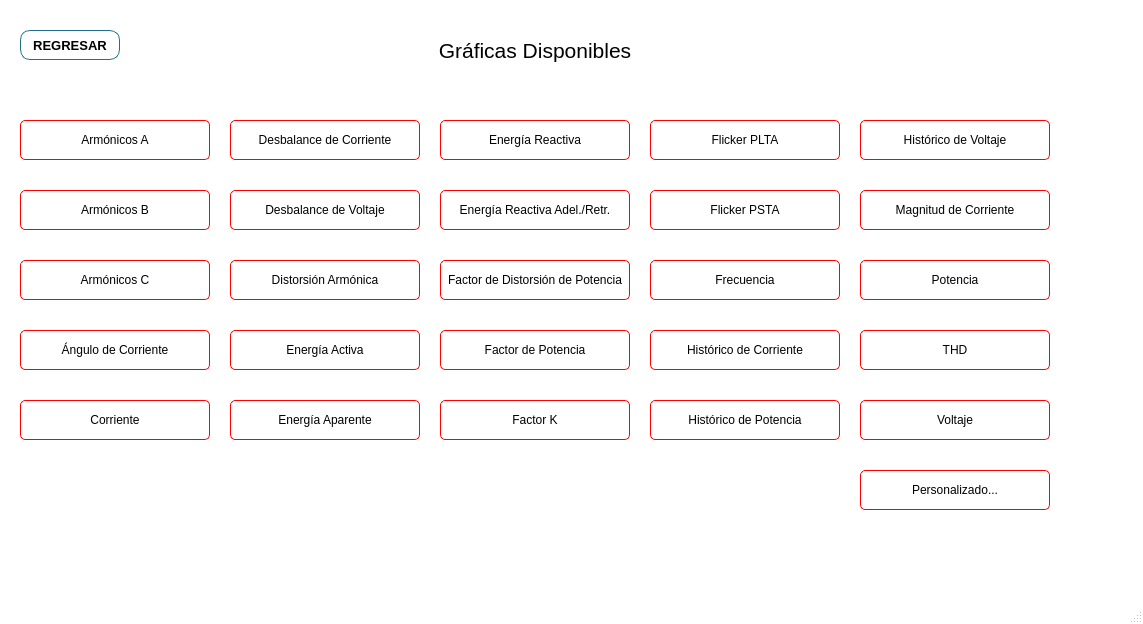
<?xml version="1.0" encoding="UTF-8"?>
<ui version="4.0">
 <class>graphics_menu</class>
 <widget class="QMainWindow" name="graphics_menu">
  <property name="geometry">
   <rect>
    <x>0</x>
    <y>0</y>
    <width>1143</width>
    <height>624</height>
   </rect>
  </property>
  <property name="cursor">
   <cursorShape>ArrowCursor</cursorShape>
  </property>
  <property name="windowTitle">
   <string>EPSOL Soluciones en Sistemas de Potencia y Energía SA de CV</string>
  </property>
  <property name="windowIcon">
   <iconset resource="Logo/Epsol_Logo.qrc">
    <normaloff>:/EPSOL_ICO/LogoEpsol.ico</normaloff>:/EPSOL_ICO/LogoEpsol.ico</iconset>
  </property>
  <property name="styleSheet">
   <string notr="true">QMainWindow{
						background-color: rgb(255,255,255);
						}

QPushButton{
							
							border-style: solid;
							border-width: 1px;
							border-color: rgb(0, 0, 0);
							color: rgb(0, 0, 0);
							border-radius: 5px;
   						    background-color: qlineargradient(spread:pad, x1:0.965909, y1:0, x2:1, y2:1, stop:0 													rgba(252, 252, 252, 255), stop:0.573864 rgba(226, 226, 226, 255));
    					}

QPushButton:hover {
   						background: qradialgradient(cx: 0.3, cy: -0.4, fx: 0.3, fy: -0.4, radius: 1.35, stop: 0 
                       #fff, stop: 1 #bbb  );
   								 }

QPushButton:pressed {
    border-style: inset;
    background: qradialgradient(
        cx: 0.4, cy: -0.1, fx: 0.4, fy: -0.1,
        radius: 1.35, stop: 0 #fff, stop: 1 #ddd
        );
    }

</string>
  </property>
  <property name="windowFilePath">
   <string/>
  </property>
  <widget class="QWidget" name="centralwidget">
   <widget class="QLabel" name="titte_label">
    <property name="geometry">
     <rect>
      <x>240</x>
      <y>20</y>
      <width>590</width>
      <height>60</height>
     </rect>
    </property>
    <property name="font">
     <font>
      <family>Arial</family>
      <pointsize>16</pointsize>
     </font>
    </property>
    <property name="text">
     <string>Gráficas Disponibles</string>
    </property>
    <property name="alignment">
     <set>Qt::AlignCenter</set>
    </property>
   </widget>
   <widget class="QPushButton" name="PF">
    <property name="enabled">
     <bool>false</bool>
    </property>
    <property name="geometry">
     <rect>
      <x>440</x>
      <y>330</y>
      <width>190</width>
      <height>40</height>
     </rect>
    </property>
    <property name="font">
     <font>
      <family>Arial</family>
     </font>
    </property>
    <property name="cursor">
     <cursorShape>PointingHandCursor</cursorShape>
    </property>
    <property name="toolTip">
     <string>Carga los archivos .csv</string>
    </property>
    <property name="styleSheet">
     <string notr="true">border-color: rgb(255, 0, 0);</string>
    </property>
    <property name="text">
     <string>Factor de Potencia</string>
    </property>
   </widget>
   <widget class="QPushButton" name="HRMA">
    <property name="enabled">
     <bool>false</bool>
    </property>
    <property name="geometry">
     <rect>
      <x>20</x>
      <y>120</y>
      <width>190</width>
      <height>40</height>
     </rect>
    </property>
    <property name="font">
     <font>
      <family>Arial</family>
     </font>
    </property>
    <property name="cursor">
     <cursorShape>PointingHandCursor</cursorShape>
    </property>
    <property name="toolTip">
     <string/>
    </property>
    <property name="styleSheet">
     <string notr="true">border-color: rgb(255, 0, 0);</string>
    </property>
    <property name="text">
     <string>Armónicos A</string>
    </property>
   </widget>
   <widget class="QPushButton" name="thd_button">
    <property name="enabled">
     <bool>false</bool>
    </property>
    <property name="geometry">
     <rect>
      <x>860</x>
      <y>330</y>
      <width>190</width>
      <height>40</height>
     </rect>
    </property>
    <property name="font">
     <font>
      <family>Arial</family>
     </font>
    </property>
    <property name="cursor">
     <cursorShape>PointingHandCursor</cursorShape>
    </property>
    <property name="toolTip">
     <string>Muestra las gráficas</string>
    </property>
    <property name="styleSheet">
     <string notr="true">border-color: rgb(255, 0, 0);</string>
    </property>
    <property name="text">
     <string>THD</string>
    </property>
   </widget>
   <widget class="QPushButton" name="W">
    <property name="enabled">
     <bool>false</bool>
    </property>
    <property name="geometry">
     <rect>
      <x>860</x>
      <y>260</y>
      <width>190</width>
      <height>40</height>
     </rect>
    </property>
    <property name="font">
     <font>
      <family>Arial</family>
     </font>
    </property>
    <property name="cursor">
     <cursorShape>PointingHandCursor</cursorShape>
    </property>
    <property name="toolTip">
     <string>Genera reporte en word</string>
    </property>
    <property name="styleSheet">
     <string notr="true">border-color: rgb(255, 0, 0);</string>
    </property>
    <property name="text">
     <string>Potencia</string>
    </property>
   </widget>
   <widget class="QLabel" name="logo_label">
    <property name="geometry">
     <rect>
      <x>60</x>
      <y>490</y>
      <width>161</width>
      <height>91</height>
     </rect>
    </property>
    <property name="styleSheet">
     <string notr="true">border-image: url(:/EPSOL/LogoEpsolCMYK.png);</string>
    </property>
    <property name="text">
     <string/>
    </property>
   </widget>
   <widget class="QPushButton" name="energy_W_button">
    <property name="enabled">
     <bool>false</bool>
    </property>
    <property name="geometry">
     <rect>
      <x>230</x>
      <y>330</y>
      <width>190</width>
      <height>40</height>
     </rect>
    </property>
    <property name="font">
     <font>
      <family>Arial</family>
     </font>
    </property>
    <property name="cursor">
     <cursorShape>PointingHandCursor</cursorShape>
    </property>
    <property name="toolTip">
     <string>Genera reporte en word</string>
    </property>
    <property name="styleSheet">
     <string notr="true">border-color: rgb(255, 0, 0);</string>
    </property>
    <property name="text">
     <string>Energía Activa</string>
    </property>
   </widget>
   <widget class="QPushButton" name="V">
    <property name="enabled">
     <bool>false</bool>
    </property>
    <property name="geometry">
     <rect>
      <x>860</x>
      <y>400</y>
      <width>190</width>
      <height>40</height>
     </rect>
    </property>
    <property name="font">
     <font>
      <family>Arial</family>
     </font>
    </property>
    <property name="cursor">
     <cursorShape>PointingHandCursor</cursorShape>
    </property>
    <property name="toolTip">
     <string>Genera reporte en word</string>
    </property>
    <property name="styleSheet">
     <string notr="true">border-color: rgb(255, 0, 0);
</string>
    </property>
    <property name="text">
     <string>Voltaje</string>
    </property>
   </widget>
   <widget class="QPushButton" name="I">
    <property name="enabled">
     <bool>false</bool>
    </property>
    <property name="geometry">
     <rect>
      <x>20</x>
      <y>400</y>
      <width>190</width>
      <height>40</height>
     </rect>
    </property>
    <property name="font">
     <font>
      <family>Arial</family>
     </font>
    </property>
    <property name="cursor">
     <cursorShape>PointingHandCursor</cursorShape>
    </property>
    <property name="toolTip">
     <string>Genera reporte en word</string>
    </property>
    <property name="styleSheet">
     <string notr="true">border-color: rgb(255, 0, 0);</string>
    </property>
    <property name="text">
     <string>Corriente</string>
    </property>
   </widget>
   <widget class="QPushButton" name="frecuency_button">
    <property name="enabled">
     <bool>false</bool>
    </property>
    <property name="geometry">
     <rect>
      <x>650</x>
      <y>260</y>
      <width>190</width>
      <height>40</height>
     </rect>
    </property>
    <property name="font">
     <font>
      <family>Arial</family>
     </font>
    </property>
    <property name="cursor">
     <cursorShape>PointingHandCursor</cursorShape>
    </property>
    <property name="toolTip">
     <string>Genera reporte en word</string>
    </property>
    <property name="styleSheet">
     <string notr="true">border-color: rgb(255, 0, 0);</string>
    </property>
    <property name="text">
     <string>Frecuencia</string>
    </property>
   </widget>
   <widget class="QPushButton" name="harmonic_distortion_button">
    <property name="enabled">
     <bool>false</bool>
    </property>
    <property name="geometry">
     <rect>
      <x>230</x>
      <y>260</y>
      <width>190</width>
      <height>40</height>
     </rect>
    </property>
    <property name="font">
     <font>
      <family>Arial</family>
     </font>
    </property>
    <property name="cursor">
     <cursorShape>PointingHandCursor</cursorShape>
    </property>
    <property name="toolTip">
     <string>Genera reporte en word</string>
    </property>
    <property name="styleSheet">
     <string notr="true">border-color: rgb(255, 0, 0);</string>
    </property>
    <property name="text">
     <string>Distorsión Armónica</string>
    </property>
   </widget>
   <widget class="QPushButton" name="k_factor_button">
    <property name="enabled">
     <bool>false</bool>
    </property>
    <property name="geometry">
     <rect>
      <x>440</x>
      <y>400</y>
      <width>190</width>
      <height>40</height>
     </rect>
    </property>
    <property name="font">
     <font>
      <family>Arial</family>
     </font>
    </property>
    <property name="cursor">
     <cursorShape>PointingHandCursor</cursorShape>
    </property>
    <property name="toolTip">
     <string>Genera reporte en word</string>
    </property>
    <property name="styleSheet">
     <string notr="true">border-color: rgb(255, 0, 0);</string>
    </property>
    <property name="text">
     <string>Factor K</string>
    </property>
   </widget>
   <widget class="QPushButton" name="potency_distortion_factor_button">
    <property name="enabled">
     <bool>false</bool>
    </property>
    <property name="geometry">
     <rect>
      <x>440</x>
      <y>260</y>
      <width>190</width>
      <height>40</height>
     </rect>
    </property>
    <property name="font">
     <font>
      <family>Arial</family>
     </font>
    </property>
    <property name="cursor">
     <cursorShape>PointingHandCursor</cursorShape>
    </property>
    <property name="toolTip">
     <string>Genera reporte en word</string>
    </property>
    <property name="styleSheet">
     <string notr="true">border-color: rgb(255, 0, 0);</string>
    </property>
    <property name="text">
     <string>Factor de Distorsión de Potencia</string>
    </property>
   </widget>
   <widget class="QPushButton" name="voltage_unbalance_button">
    <property name="enabled">
     <bool>false</bool>
    </property>
    <property name="geometry">
     <rect>
      <x>230</x>
      <y>190</y>
      <width>190</width>
      <height>40</height>
     </rect>
    </property>
    <property name="font">
     <font>
      <family>Arial</family>
     </font>
    </property>
    <property name="cursor">
     <cursorShape>PointingHandCursor</cursorShape>
    </property>
    <property name="toolTip">
     <string>Genera reporte en word</string>
    </property>
    <property name="styleSheet">
     <string notr="true">border-color: rgb(255, 0, 0);</string>
    </property>
    <property name="text">
     <string>Desbalance de Voltaje</string>
    </property>
   </widget>
   <widget class="QPushButton" name="I0_B">
    <property name="enabled">
     <bool>false</bool>
    </property>
    <property name="geometry">
     <rect>
      <x>230</x>
      <y>120</y>
      <width>190</width>
      <height>40</height>
     </rect>
    </property>
    <property name="font">
     <font>
      <family>Arial</family>
     </font>
    </property>
    <property name="cursor">
     <cursorShape>PointingHandCursor</cursorShape>
    </property>
    <property name="toolTip">
     <string>Genera reporte en word</string>
    </property>
    <property name="styleSheet">
     <string notr="true">border-color: rgb(255, 0, 0);</string>
    </property>
    <property name="text">
     <string>Desbalance de Corriente</string>
    </property>
   </widget>
   <widget class="QPushButton" name="PLTA">
    <property name="enabled">
     <bool>false</bool>
    </property>
    <property name="geometry">
     <rect>
      <x>650</x>
      <y>120</y>
      <width>190</width>
      <height>40</height>
     </rect>
    </property>
    <property name="font">
     <font>
      <family>Arial</family>
     </font>
    </property>
    <property name="cursor">
     <cursorShape>PointingHandCursor</cursorShape>
    </property>
    <property name="toolTip">
     <string>Genera reporte en word</string>
    </property>
    <property name="styleSheet">
     <string notr="true">border-color: rgb(255, 0, 0);</string>
    </property>
    <property name="text">
     <string>Flicker PLTA</string>
    </property>
   </widget>
   <widget class="QPushButton" name="current_magnitude_button">
    <property name="enabled">
     <bool>false</bool>
    </property>
    <property name="geometry">
     <rect>
      <x>860</x>
      <y>190</y>
      <width>190</width>
      <height>40</height>
     </rect>
    </property>
    <property name="font">
     <font>
      <family>Arial</family>
     </font>
    </property>
    <property name="cursor">
     <cursorShape>PointingHandCursor</cursorShape>
    </property>
    <property name="toolTip">
     <string>Genera reporte en word</string>
    </property>
    <property name="styleSheet">
     <string notr="true">border-color: rgb(255, 0, 0);</string>
    </property>
    <property name="text">
     <string>Magnitud de Corriente</string>
    </property>
   </widget>
   <widget class="QPushButton" name="current_angle_button">
    <property name="enabled">
     <bool>false</bool>
    </property>
    <property name="geometry">
     <rect>
      <x>20</x>
      <y>330</y>
      <width>190</width>
      <height>40</height>
     </rect>
    </property>
    <property name="font">
     <font>
      <family>Arial</family>
     </font>
    </property>
    <property name="cursor">
     <cursorShape>PointingHandCursor</cursorShape>
    </property>
    <property name="toolTip">
     <string>Genera reporte en word</string>
    </property>
    <property name="styleSheet">
     <string notr="true">border-color: rgb(255, 0, 0);</string>
    </property>
    <property name="text">
     <string>Ángulo de Corriente</string>
    </property>
   </widget>
   <widget class="QPushButton" name="potency_history_button">
    <property name="enabled">
     <bool>false</bool>
    </property>
    <property name="geometry">
     <rect>
      <x>650</x>
      <y>400</y>
      <width>190</width>
      <height>40</height>
     </rect>
    </property>
    <property name="font">
     <font>
      <family>Arial</family>
     </font>
    </property>
    <property name="cursor">
     <cursorShape>PointingHandCursor</cursorShape>
    </property>
    <property name="toolTip">
     <string>Genera reporte en word</string>
    </property>
    <property name="styleSheet">
     <string notr="true">border-color: rgb(255, 0, 0);</string>
    </property>
    <property name="text">
     <string>Histórico de Potencia</string>
    </property>
   </widget>
   <widget class="QPushButton" name="voltage_history_button">
    <property name="enabled">
     <bool>false</bool>
    </property>
    <property name="geometry">
     <rect>
      <x>860</x>
      <y>120</y>
      <width>190</width>
      <height>40</height>
     </rect>
    </property>
    <property name="font">
     <font>
      <family>Arial</family>
     </font>
    </property>
    <property name="cursor">
     <cursorShape>PointingHandCursor</cursorShape>
    </property>
    <property name="toolTip">
     <string>Genera reporte en word</string>
    </property>
    <property name="styleSheet">
     <string notr="true">border-color: rgb(255, 0, 0);
</string>
    </property>
    <property name="text">
     <string>Histórico de Voltaje</string>
    </property>
   </widget>
   <widget class="QPushButton" name="current_history_button">
    <property name="enabled">
     <bool>false</bool>
    </property>
    <property name="geometry">
     <rect>
      <x>650</x>
      <y>330</y>
      <width>190</width>
      <height>40</height>
     </rect>
    </property>
    <property name="font">
     <font>
      <family>Arial</family>
     </font>
    </property>
    <property name="cursor">
     <cursorShape>PointingHandCursor</cursorShape>
    </property>
    <property name="toolTip">
     <string>Genera reporte en word</string>
    </property>
    <property name="styleSheet">
     <string notr="true">border-color: rgb(255, 0, 0);</string>
    </property>
    <property name="text">
     <string>Histórico de Corriente</string>
    </property>
   </widget>
   <widget class="QPushButton" name="custom_button">
    <property name="enabled">
     <bool>false</bool>
    </property>
    <property name="geometry">
     <rect>
      <x>860</x>
      <y>470</y>
      <width>190</width>
      <height>40</height>
     </rect>
    </property>
    <property name="font">
     <font>
      <family>Arial</family>
     </font>
    </property>
    <property name="cursor">
     <cursorShape>PointingHandCursor</cursorShape>
    </property>
    <property name="toolTip">
     <string>Genera reporte en word</string>
    </property>
    <property name="styleSheet">
     <string notr="true">border-color: rgb(255, 0, 0);</string>
    </property>
    <property name="text">
     <string>Personalizado...</string>
    </property>
   </widget>
   <widget class="QPushButton" name="energy_U_button">
    <property name="enabled">
     <bool>false</bool>
    </property>
    <property name="geometry">
     <rect>
      <x>230</x>
      <y>400</y>
      <width>190</width>
      <height>40</height>
     </rect>
    </property>
    <property name="font">
     <font>
      <family>Arial</family>
     </font>
    </property>
    <property name="cursor">
     <cursorShape>PointingHandCursor</cursorShape>
    </property>
    <property name="toolTip">
     <string>Genera reporte en word</string>
    </property>
    <property name="styleSheet">
     <string notr="true">border-color: rgb(255, 0, 0);</string>
    </property>
    <property name="text">
     <string>Energía Aparente</string>
    </property>
   </widget>
   <widget class="QPushButton" name="energy_Q_button">
    <property name="enabled">
     <bool>false</bool>
    </property>
    <property name="geometry">
     <rect>
      <x>440</x>
      <y>120</y>
      <width>190</width>
      <height>40</height>
     </rect>
    </property>
    <property name="font">
     <font>
      <family>Arial</family>
     </font>
    </property>
    <property name="cursor">
     <cursorShape>PointingHandCursor</cursorShape>
    </property>
    <property name="toolTip">
     <string>Genera reporte en word</string>
    </property>
    <property name="styleSheet">
     <string notr="true">border-color: rgb(255, 0, 0);</string>
    </property>
    <property name="text">
     <string>Energía Reactiva</string>
    </property>
   </widget>
   <widget class="QPushButton" name="energy_VAR_button">
    <property name="enabled">
     <bool>false</bool>
    </property>
    <property name="geometry">
     <rect>
      <x>440</x>
      <y>190</y>
      <width>190</width>
      <height>40</height>
     </rect>
    </property>
    <property name="font">
     <font>
      <family>Arial</family>
     </font>
    </property>
    <property name="cursor">
     <cursorShape>PointingHandCursor</cursorShape>
    </property>
    <property name="toolTip">
     <string>Genera reporte en word</string>
    </property>
    <property name="styleSheet">
     <string notr="true">border-color: rgb(255, 0, 0);</string>
    </property>
    <property name="text">
     <string>Energía Reactiva Adel./Retr.</string>
    </property>
   </widget>
   <widget class="QPushButton" name="HRMC">
    <property name="enabled">
     <bool>false</bool>
    </property>
    <property name="geometry">
     <rect>
      <x>20</x>
      <y>260</y>
      <width>190</width>
      <height>40</height>
     </rect>
    </property>
    <property name="font">
     <font>
      <family>Arial</family>
     </font>
    </property>
    <property name="cursor">
     <cursorShape>PointingHandCursor</cursorShape>
    </property>
    <property name="toolTip">
     <string/>
    </property>
    <property name="styleSheet">
     <string notr="true">border-color: rgb(255, 0, 0);</string>
    </property>
    <property name="text">
     <string>Armónicos C</string>
    </property>
   </widget>
   <widget class="QPushButton" name="PSTA">
    <property name="enabled">
     <bool>false</bool>
    </property>
    <property name="geometry">
     <rect>
      <x>650</x>
      <y>190</y>
      <width>190</width>
      <height>40</height>
     </rect>
    </property>
    <property name="font">
     <font>
      <family>Arial</family>
     </font>
    </property>
    <property name="cursor">
     <cursorShape>PointingHandCursor</cursorShape>
    </property>
    <property name="toolTip">
     <string>Genera reporte en word</string>
    </property>
    <property name="styleSheet">
     <string notr="true">border-color: rgb(255, 0, 0);
</string>
    </property>
    <property name="text">
     <string>Flicker PSTA</string>
    </property>
   </widget>
   <widget class="QPushButton" name="HRMB">
    <property name="enabled">
     <bool>false</bool>
    </property>
    <property name="geometry">
     <rect>
      <x>20</x>
      <y>190</y>
      <width>190</width>
      <height>40</height>
     </rect>
    </property>
    <property name="font">
     <font>
      <family>Arial</family>
     </font>
    </property>
    <property name="cursor">
     <cursorShape>PointingHandCursor</cursorShape>
    </property>
    <property name="toolTip">
     <string/>
    </property>
    <property name="styleSheet">
     <string notr="true">border-color: rgb(255, 0, 0);</string>
    </property>
    <property name="text">
     <string>Armónicos B</string>
    </property>
   </widget>
   <widget class="QPushButton" name="backButton">
    <property name="geometry">
     <rect>
      <x>20</x>
      <y>30</y>
      <width>100</width>
      <height>30</height>
     </rect>
    </property>
    <property name="font">
     <font>
      <family>Arial</family>
      <pointsize>10</pointsize>
      <weight>75</weight>
      <bold>true</bold>
     </font>
    </property>
    <property name="styleSheet">
     <string notr="true">border-radius:10px;
border-color: rgb(32, 112, 137);</string>
    </property>
    <property name="text">
     <string>REGRESAR</string>
    </property>
    <property name="iconSize">
     <size>
      <width>16</width>
      <height>16</height>
     </size>
    </property>
   </widget>
  </widget>
  <widget class="QStatusBar" name="statusbar"/>
  <action name="actionAbout">
   <property name="text">
    <string>About</string>
   </property>
  </action>
 </widget>
 <tabstops>
  <tabstop>thd_button</tabstop>
  <tabstop>W</tabstop>
  <tabstop>energy_W_button</tabstop>
  <tabstop>V</tabstop>
  <tabstop>HRMA</tabstop>
  <tabstop>I</tabstop>
  <tabstop>frecuency_button</tabstop>
  <tabstop>harmonic_distortion_button</tabstop>
  <tabstop>k_factor_button</tabstop>
  <tabstop>potency_distortion_factor_button</tabstop>
  <tabstop>voltage_unbalance_button</tabstop>
  <tabstop>I0_B</tabstop>
  <tabstop>PLTA</tabstop>
  <tabstop>current_magnitude_button</tabstop>
  <tabstop>PF</tabstop>
  <tabstop>potency_history_button</tabstop>
  <tabstop>voltage_history_button</tabstop>
  <tabstop>current_angle_button</tabstop>
  <tabstop>current_history_button</tabstop>
  <tabstop>custom_button</tabstop>
  <tabstop>energy_U_button</tabstop>
  <tabstop>energy_Q_button</tabstop>
  <tabstop>energy_VAR_button</tabstop>
  <tabstop>HRMC</tabstop>
  <tabstop>PSTA</tabstop>
  <tabstop>HRMB</tabstop>
  <tabstop>backButton</tabstop>
 </tabstops>
 <resources>
  <include location="Logo/Epsol_Logo.qrc"/>
 </resources>
 <connections/>
</ui>
